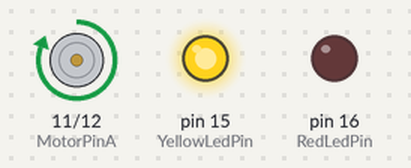
Bench run of a program on a simulated Raspberry Pi (header pin numbers). Parts: motor-driver pin pairs drawn as motors (green arrow = first pin HIGH = forward, orange = second pin HIGH = backward, longer = more drive, scaled by the enable pin), output pins drawn as LEDs (lit = HIGH). What the program prints to the terminal is not drawn.

Above: at 2.5 s.
At 12.5 s:
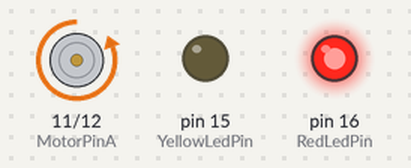
At 17.5 s:
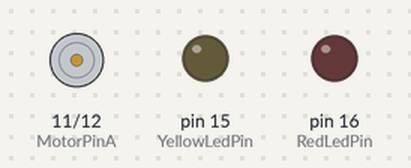
Timing chart, 0 to 26.0 s (numbered marks = the images above):
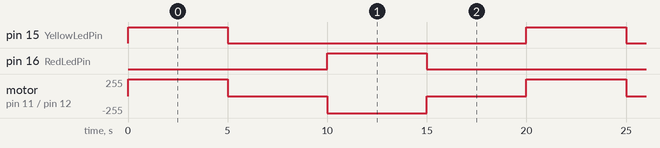

Measured:
- by itself, pin 15 (YellowLedPin), pin 16 (RedLedPin): alternates HIGH for 5.0 s and LOW for 15.0 s
- by itself, motor on pin 11 (MotorPinA) / pin 12 (MotorPinB): repeats every 20.0 s: stopped 5.0 s, backward 255/255 5.0 s, stopped 5.0 s, forward 255/255 5.0 s

The program:

prob2.py
```python
import RPi.GPIO as GPIO
import time

MotorPinA = 11
MotorPinB = 12
MotorEnablePin = 13
YellowLedPin = 15
RedLedPin = 16

def setup():
    GPIO.setmode(GPIO.BOARD)
    GPIO.setup(MotorPinA, GPIO.OUT)
    GPIO.setup(MotorPinB, GPIO.OUT)
    GPIO.setup(MotorEnablePin, GPIO.OUT)
    GPIO.setup(YellowLedPin, GPIO.OUT)
    GPIO.setup(RedLedPin, GPIO.OUT)
    GPIO.output(MotorEnablePin, GPIO.LOW)

def loop():
    try:
        while True:
            print('Press Ctrl+C to end the program...')
            GPIO.output(MotorEnablePin, GPIO.HIGH)
            GPIO.output(MotorPinA, GPIO.HIGH)
            GPIO.output(MotorPinB, GPIO.LOW)
            GPIO.output(YellowLedPin, GPIO.HIGH)
            GPIO.output(RedLedPin, GPIO.LOW)
            time.sleep(5)

            GPIO.output(MotorEnablePin, GPIO.LOW)
            GPIO.output(YellowLedPin, GPIO.LOW)
            time.sleep(5)

            GPIO.output(MotorEnablePin, GPIO.HIGH)
            GPIO.output(MotorPinA, GPIO.LOW)
            GPIO.output(MotorPinB, GPIO.HIGH)
            GPIO.output(YellowLedPin, GPIO.LOW)
            GPIO.output(RedLedPin, GPIO.HIGH)
            time.sleep(5)

            GPIO.output(MotorEnablePin, GPIO.LOW)
            GPIO.output(RedLedPin, GPIO.LOW)
            time.sleep(5)
    except KeyboardInterrupt:
        destroy()

def destroy():
    GPIO.output(MotorEnablePin, GPIO.LOW)
    GPIO.output(YellowLedPin, GPIO.LOW)
    GPIO.output(RedLedPin, GPIO.LOW)
    GPIO.cleanup()

if __name__ == '__main__':
    setup()
    loop()
```
